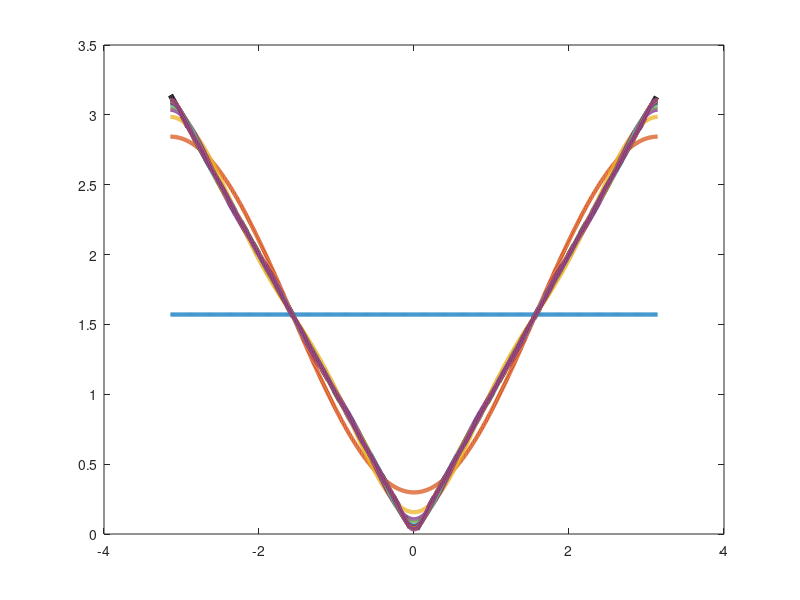
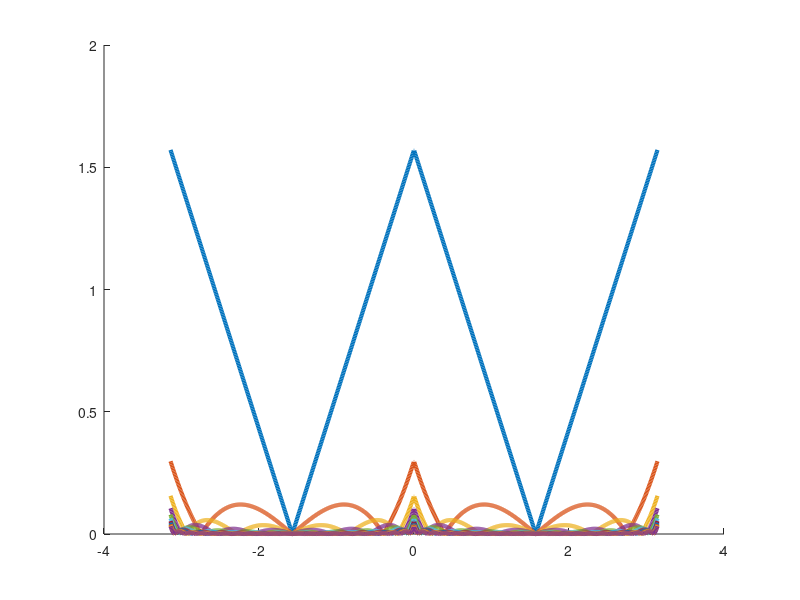
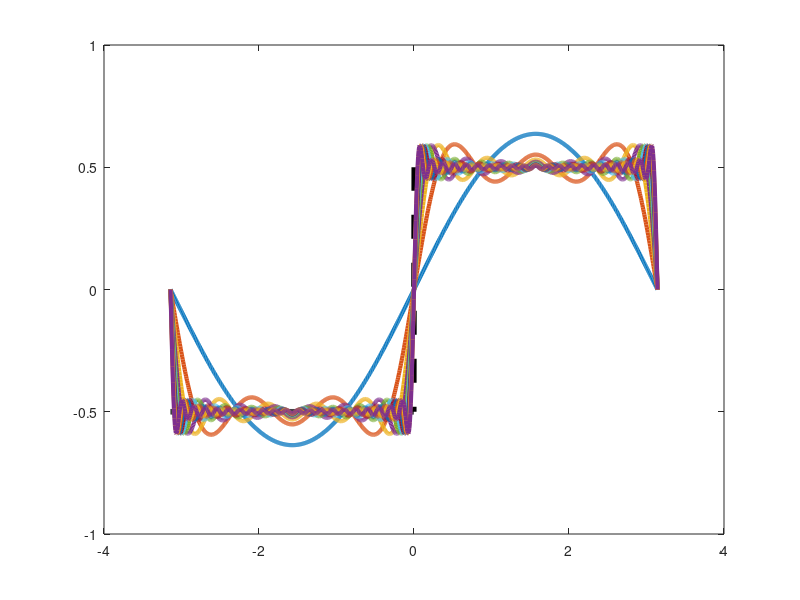
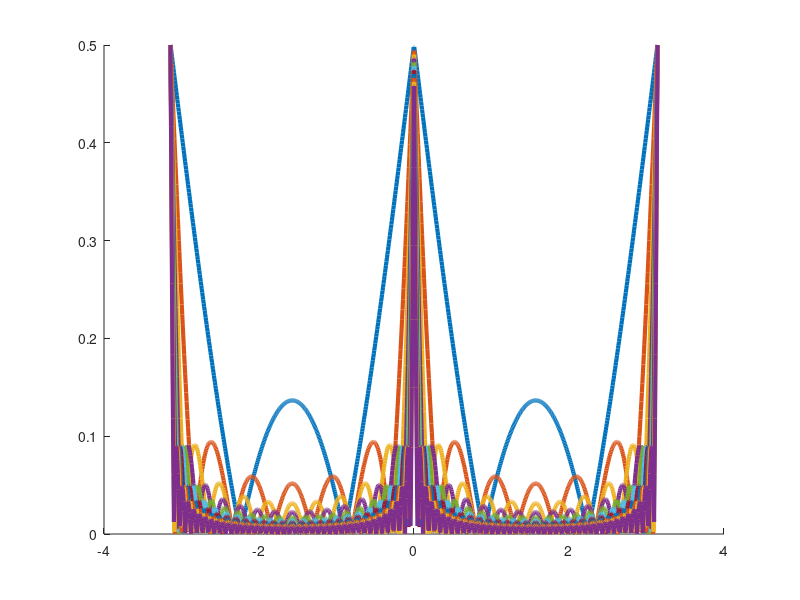

Write the MATLAB code that produced these figures, in order.
function Fourier_ex

nplot = 1000;
xplot = linspace(-pi,pi,nplot);

% Number of terms in exspansion -1
N = 20;


% first example
f = @(x) abs(x);


a = zeros(N+1,1);
a(1) = pi/2;
for j= 2:N+1
    a(j) = 2/(pi*(j-1)^2)*((-1)^(j-1)-1);
end

fapp = zeros(N+1,nplot);

fapp(1,:) = a(1)*ones(1,nplot);
for j = 2:N+1
    fapp(j,:) = fapp(j-1,:) +a(j)*cos((j-1)*xplot);
end

figure(1) 
    plot(xplot,f(xplot),'k--','linewidth',4)
hold on 
    for j = 1:2:N+1
plot(xplot, fapp(j,:),'linewidth',3)
pause
    end
    
figure(2) 
hold on 
    for j = 1:2:N+1
plot(xplot, abs(f(xplot)-fapp(j,:)),'linewidth',3)
pause
    end

    keyboard

% example 2
% step function

geval = [-0.5*ones(1,nplot/2), 0.5*ones(1,nplot/2)];

b = zeros(N+1,1);
for j = 1:N+1
    b(j) = 1/(2*(j-1)+1);
end

gapp = zeros(N+1,nplot);

gapp(1,:) = 2/pi*b(1)*sin(xplot);
for j = 2:N+1
    gapp(j,:) = gapp(j-1,:) +2/pi*b(j)*sin((2*(j-1)+1)*xplot);
end


figure(3) 
    plot(xplot,geval,'k--','linewidth',4)
hold on 
    for j = 1:2:N+1
plot(xplot, gapp(j,:),'linewidth',3)
pause
    end
    
figure(4) 
hold on 
    for j = 1:2:N+1
plot(xplot, abs(geval-gapp(j,:)),'linewidth',3)
pause
    end



return